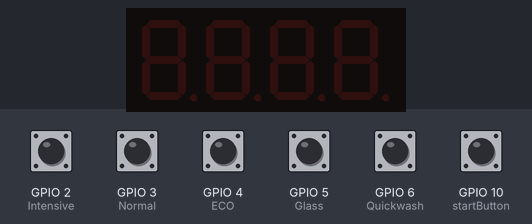
Bench run of a program on a simulated Seeed XIAO ESP32-C3. On the bench: 4-digit seven-segment display. The inputs (shaded band) are chosen by the test bench; at power-on: GPIO 2 (Intensive), GPIO 3 (Normal), GPIO 4 (ECO), GPIO 5 (Glass), GPIO 6 (Quickwash), GPIO 10 (startButton) HIGH. What the program prints to the serial monitor is not drawn.

Above: at 1.2 s.
1.3 s: GPIO 2 (Intensive) pulled LOW for 0.15 s
At 2.2 s:
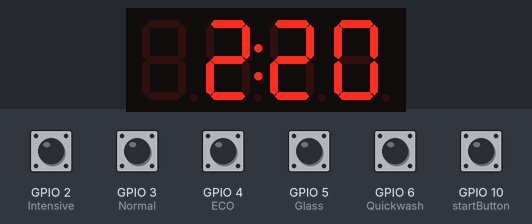
2.9 s: GPIO 3 (Normal) pulled LOW for 0.15 s
At 3.4 s:
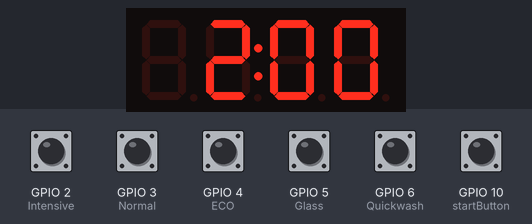
4.5 s: GPIO 4 (ECO) pulled LOW for 0.15 s
At 5.7 s:
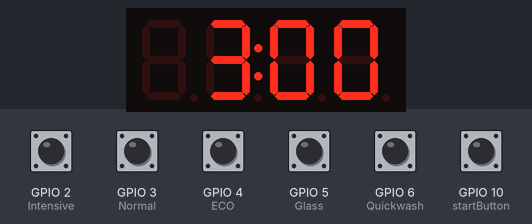
6.1 s: GPIO 5 (Glass) pulled LOW for 0.15 s
At 7.1 s:
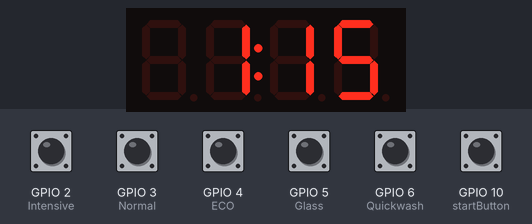
7.7 s: GPIO 6 (Quickwash) pulled LOW for 0.15 s
At 8.3 s:
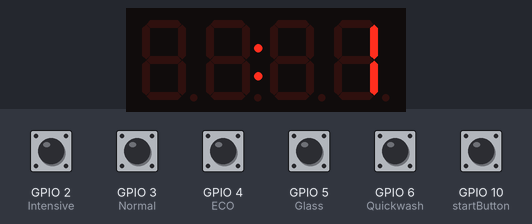
9.3 s: GPIO 10 (startButton) pulled LOW for 0.15 s
Timing chart, 0 to 12.3 s (numbered marks = the images above; inputs shaded):
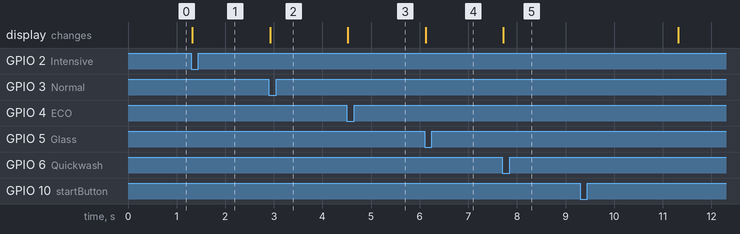

The program:

main.cpp
```cpp
// (licence header left out)
#include <Arduino.h>
#include <Wire.h>
#include <TM1637Display.h>

#define CLK 0 // Segment display CLK pin
#define DIO 1 // Segment display DIO pin

const int Intensive = 2;    // Intensive wash 140 min
const int Normal = 3;       // Normal wash 120 min
const int ECO = 4;          // ECO wash 180 min
const int Glass = 5;        // Glass wash 75 min
const int Quickwash = 6;    // Quick wash 30 min
const int startButton = 10; // Start button

const int twoHourTimer = 7;   // 2 hour timer
const int fourHourTimer = 8;  // 4 hour timer
const int eightHourTimer = 9; // 8 hour timer

unsigned long selectedTime = 0;   // Chosen time in milliseconds
unsigned long selectedTimer = 0;  // Chosen timer in milliseconds
unsigned long previousMillis = 0; // Previous time in milliseconds
const long interval = 1000;       // Interval in milliseconds
bool colonState = false;          // Colon state

unsigned long startTime = 0;             // When the timer was started
unsigned long remainingMinutes = 0;      // Remaining minutes
unsigned long remainingTimerMinutes = 0; // Remaining timer
bool timerRunning = false;               // Is the timer running

TM1637Display display(CLK, DIO); // Segment display object

// Display "done"
const uint8_t SEG_DONE[] = {
    SEG_B | SEG_C | SEG_D | SEG_E | SEG_G,         // d
    SEG_A | SEG_B | SEG_C | SEG_D | SEG_E | SEG_F, // O
    SEG_C | SEG_E | SEG_G,                         // n
    SEG_A | SEG_D | SEG_E | SEG_F | SEG_G          // E
};

// Display "t" for timer
const uint8_t SEG_T[] = {
    SEG_D | SEG_E | SEG_F | SEG_G // t
};

// Check if a timer button is pressed
bool timerDetected()
{
  return (digitalRead(twoHourTimer) == LOW ||
          digitalRead(fourHourTimer) == LOW ||
          digitalRead(eightHourTimer) == LOW);
}

// Get the time value of the timer button pressed
unsigned long getDetectedTimerValue()
{
  if (digitalRead(twoHourTimer) == LOW)
  {
    return 2 * 60 * 60 * 1000; // 2 hours in milliseconds
  }
  if (digitalRead(fourHourTimer) == LOW)
  {
    return 4 * 60 * 60 * 1000; // 4 hours in milliseconds
  }
  if (digitalRead(twoHourTimer) == LOW && digitalRead(fourHourTimer) == LOW)
  {
    return 6 * 60 * 60 * 1000; // 6 hours in milliseconds
  }
  if (digitalRead(eightHourTimer) == LOW)
  {
    return 8 * 60 * 60 * 1000; // 8 hours in milliseconds
  }
  return 0; // If no button is pressed
}

// Check which button is pressed
bool inputDetected()
{
  return (digitalRead(Intensive) == LOW ||
          digitalRead(Normal) == LOW ||
          digitalRead(ECO) == LOW ||
          digitalRead(Glass) == LOW ||
          digitalRead(Quickwash) == LOW);
}

// Get the time value of the wash button pressed
unsigned long getTimerValue()
{
  if (digitalRead(Intensive) == LOW)
  {
    return 140 * 60 * 1000; // 140 minutes in milliseconds
  }
  if (digitalRead(Normal) == LOW)
  {
    return 120 * 60 * 1000; // 120 minutes in milliseconds
  }
  if (digitalRead(ECO) == LOW)
  {
    return 180 * 60 * 1000; // 180 minutes in milliseconds
  }
  if (digitalRead(Glass) == LOW)
  {
    return 75 * 60 * 1000; // 75 minutes in milliseconds
  }
  if (digitalRead(Quickwash) == LOW)
  {
    return 1 * 60 * 1000; // 30 minutes in milliseconds, set for 1 minute for testing
  }
  return 0; // If no button is pressed
}

void displayDetectedTimerValue()
{
  remainingTimerMinutes = selectedTimer / 60000;

  int hours = remainingTimerMinutes / 60;
  int minutes = remainingTimerMinutes % 60;

  int displayValue = (hours * 100) + minutes; // Format as HMM (e.g., 1:05 -> 105)
  display.showNumberDecEx(displayValue, 0b01000000, false);
}

// Display the selected time
void displayTimerValue()
{
  remainingMinutes = selectedTime / 60000;

  int hours = remainingMinutes / 60;
  int minutes = remainingMinutes % 60;

  int displayValue = (hours * 100) + minutes; // Format as HMM (e.g., 1:05 -> 105)
  display.showNumberDecEx(displayValue, 0b01000000, false);
}

// Check if the start button is pressed
bool startButtonPressed()
{
  return digitalRead(startButton) == LOW;
}

// Start the timer
void startTimer(unsigned long time)
{
  if (!timerRunning && time > 0)
  {
    startTime = millis();
    selectedTime = time;
    remainingMinutes = selectedTime / 60000;
    timerRunning = true;
    previousMillis = millis(); // Reset blink timer
  }
}

// Update the display when timer is running
void updateTimerDisplay()
{
  unsigned long currentMillis = millis();

  // Blink colon every second
  if (currentMillis - previousMillis >= interval)
  {
    previousMillis = currentMillis;
    colonState = !colonState;

    // Calculate hours and minutes
    int hours = remainingMinutes / 60;
    int minutes = remainingMinutes % 60;

    if (hours > 0)
    {
      // Show time as H:MM format
      int displayValue = (hours * 100) + minutes; // Format as HMM (e.g., 1:05 -> 105)
      display.showNumberDecEx(displayValue, colonState ? 0b01000000 : 0b00000000, false);
    }
    else
    {
      // Show only minutes
      display.showNumberDecEx(minutes, colonState ? 0b01000000 : 0b00000000, false);
    }

    // Reduce time every minute
    if (timerRunning && (millis() - startTime) >= 60000)
    {
      startTime += 60000; // Update start time
      if (remainingMinutes > 0)
      {
        remainingMinutes--;
      }
    }
  }
}

// Check if the timer has finished
bool timerFinished()
{
  return (timerRunning && remainingMinutes == 0);
}

// Display flashing "done" when wash is finished
void washEnded()
{
  while (timerFinished() && !inputDetected())
  {
    display.setSegments(SEG_DONE); // Display "done"
    delay(500);                    // Wait for 0.5 seconds
    display.clear();               // Clear the display
    delay(500);                    // Wait for 0.5 seconds
  }
  // display.setSegments(SEG_DONE); // Display "done"
  // delay(1000);                   // Wait for 2 seconds
  // display.clear();               // Clear the display
}

void setup()
{
  Serial.begin(115200); // Start the serial communication
  Serial.println("Dishwasher timer starting...");

  // Set the pins as inputs with pull-up resistors
  pinMode(Intensive, INPUT_PULLUP);
  pinMode(Normal, INPUT_PULLUP);
  pinMode(ECO, INPUT_PULLUP);
  pinMode(Glass, INPUT_PULLUP);
  pinMode(Quickwash, INPUT_PULLUP);
  pinMode(startButton, INPUT_PULLUP);

  display.setBrightness(0x0f); // Set the brightness to maximum
  display.clear();             // Clear the display
  Wire.begin();                // Initialize the I2C bus
  Wire.setClock(100000);       // Set the I2C clock speed to 100kHz

  Serial.println("Dishwasher timer ready!");
  Serial.println("Waiting for input...");
}

void loop()
{
  if (inputDetected() && !timerRunning)
  {
    selectedTime = getTimerValue();
    displayTimerValue();
  }

  if (startButtonPressed())
  {
    startTimer(selectedTime);
  }

  if (timerRunning)
  {
    updateTimerDisplay();
  }

  if (timerFinished())
  {
    washEnded();
    timerRunning = false;
  }
}
```

Measured:
- after the input at 1.3 s, the display: changes at once (image 1)
- after the input at 2.9 s, the display: changes at once (image 2)
- after the input at 4.5 s, the display: changes at once (image 3)
- after the input at 6.1 s, the display: changes at once (image 4)
- after the input at 7.7 s, the display: changes at once (image 5)
